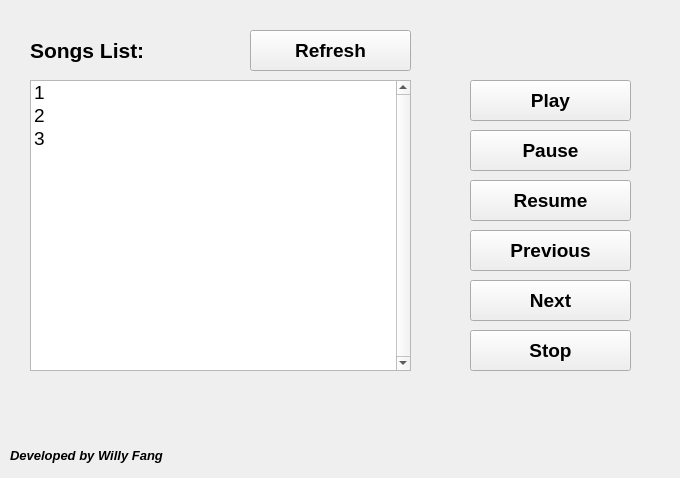
<?xml version="1.0" encoding="UTF-8"?>
<ui version="4.0">
 <class>Music_Player</class>
 <widget class="QWidget" name="Music_Player">
  <property name="geometry">
   <rect>
    <x>0</x>
    <y>0</y>
    <width>680</width>
    <height>478</height>
   </rect>
  </property>
  <property name="windowTitle">
   <string>Music_Player</string>
  </property>
  <widget class="QPushButton" name="Refresh_Button">
   <property name="enabled">
    <bool>true</bool>
   </property>
   <property name="geometry">
    <rect>
     <x>250</x>
     <y>30</y>
     <width>161</width>
     <height>41</height>
    </rect>
   </property>
   <property name="font">
    <font>
     <family>Arial</family>
     <pointsize>14</pointsize>
     <weight>75</weight>
     <bold>true</bold>
    </font>
   </property>
   <property name="text">
    <string>Refresh</string>
   </property>
  </widget>
  <widget class="QLabel" name="label_2">
   <property name="geometry">
    <rect>
     <x>30</x>
     <y>30</y>
     <width>301</width>
     <height>41</height>
    </rect>
   </property>
   <property name="font">
    <font>
     <family>Arial</family>
     <pointsize>16</pointsize>
     <weight>75</weight>
     <bold>true</bold>
    </font>
   </property>
   <property name="text">
    <string>Songs List:</string>
   </property>
   <property name="alignment">
    <set>Qt::AlignJustify|Qt::AlignVCenter</set>
   </property>
  </widget>
  <widget class="QLabel" name="Label_WillyF">
   <property name="geometry">
    <rect>
     <x>10</x>
     <y>440</y>
     <width>411</width>
     <height>31</height>
    </rect>
   </property>
   <property name="font">
    <font>
     <family>Arial</family>
     <pointsize>10</pointsize>
     <weight>75</weight>
     <italic>true</italic>
     <bold>true</bold>
    </font>
   </property>
   <property name="text">
    <string>Developed by Willy Fang</string>
   </property>
   <property name="alignment">
    <set>Qt::AlignJustify|Qt::AlignVCenter</set>
   </property>
  </widget>
  <widget class="QListWidget" name="Songs_ListWidget">
   <property name="geometry">
    <rect>
     <x>30</x>
     <y>80</y>
     <width>381</width>
     <height>291</height>
    </rect>
   </property>
   <property name="font">
    <font>
     <pointsize>14</pointsize>
    </font>
   </property>
   <property name="verticalScrollBarPolicy">
    <enum>Qt::ScrollBarAlwaysOn</enum>
   </property>
   <item>
    <property name="text">
     <string>1</string>
    </property>
   </item>
   <item>
    <property name="text">
     <string>2</string>
    </property>
   </item>
   <item>
    <property name="text">
     <string>3</string>
    </property>
   </item>
  </widget>
  <widget class="QPushButton" name="Play_Button">
   <property name="enabled">
    <bool>true</bool>
   </property>
   <property name="geometry">
    <rect>
     <x>470</x>
     <y>80</y>
     <width>161</width>
     <height>41</height>
    </rect>
   </property>
   <property name="font">
    <font>
     <family>Arial</family>
     <pointsize>14</pointsize>
     <weight>75</weight>
     <bold>true</bold>
    </font>
   </property>
   <property name="text">
    <string>Play</string>
   </property>
  </widget>
  <widget class="QPushButton" name="Pause_Button">
   <property name="enabled">
    <bool>true</bool>
   </property>
   <property name="geometry">
    <rect>
     <x>470</x>
     <y>130</y>
     <width>161</width>
     <height>41</height>
    </rect>
   </property>
   <property name="font">
    <font>
     <family>Arial</family>
     <pointsize>14</pointsize>
     <weight>75</weight>
     <bold>true</bold>
    </font>
   </property>
   <property name="text">
    <string>Pause</string>
   </property>
  </widget>
  <widget class="QPushButton" name="Resume_Button">
   <property name="enabled">
    <bool>true</bool>
   </property>
   <property name="geometry">
    <rect>
     <x>470</x>
     <y>180</y>
     <width>161</width>
     <height>41</height>
    </rect>
   </property>
   <property name="font">
    <font>
     <family>Arial</family>
     <pointsize>14</pointsize>
     <weight>75</weight>
     <bold>true</bold>
    </font>
   </property>
   <property name="text">
    <string>Resume</string>
   </property>
  </widget>
  <widget class="QPushButton" name="Previous_Button">
   <property name="enabled">
    <bool>true</bool>
   </property>
   <property name="geometry">
    <rect>
     <x>470</x>
     <y>230</y>
     <width>161</width>
     <height>41</height>
    </rect>
   </property>
   <property name="font">
    <font>
     <family>Arial</family>
     <pointsize>14</pointsize>
     <weight>75</weight>
     <bold>true</bold>
    </font>
   </property>
   <property name="text">
    <string>Previous</string>
   </property>
  </widget>
  <widget class="QPushButton" name="Next_Button">
   <property name="enabled">
    <bool>true</bool>
   </property>
   <property name="geometry">
    <rect>
     <x>470</x>
     <y>280</y>
     <width>161</width>
     <height>41</height>
    </rect>
   </property>
   <property name="font">
    <font>
     <family>Arial</family>
     <pointsize>14</pointsize>
     <weight>75</weight>
     <bold>true</bold>
    </font>
   </property>
   <property name="text">
    <string>Next</string>
   </property>
  </widget>
  <widget class="QPushButton" name="Stop_Button">
   <property name="enabled">
    <bool>true</bool>
   </property>
   <property name="geometry">
    <rect>
     <x>470</x>
     <y>330</y>
     <width>161</width>
     <height>41</height>
    </rect>
   </property>
   <property name="font">
    <font>
     <family>Arial</family>
     <pointsize>14</pointsize>
     <weight>75</weight>
     <bold>true</bold>
    </font>
   </property>
   <property name="text">
    <string>Stop</string>
   </property>
  </widget>
 </widget>
 <resources/>
 <connections/>
</ui>
